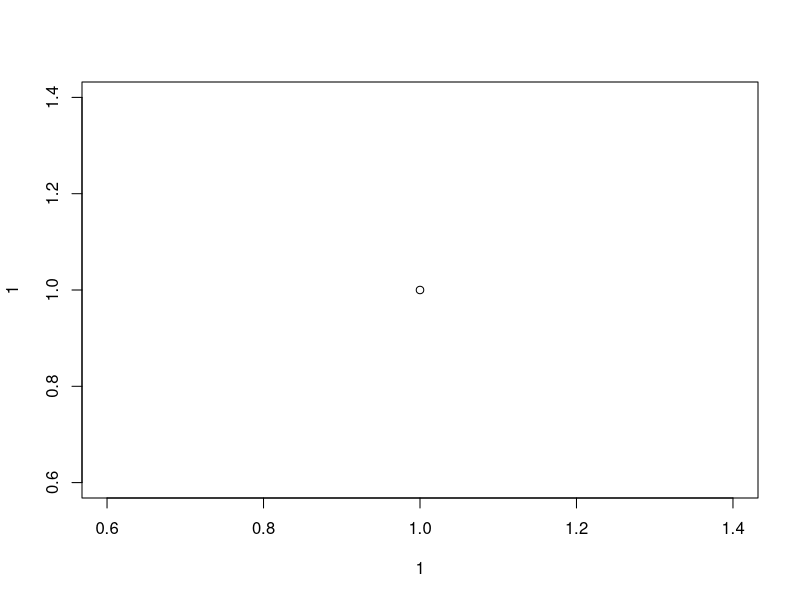
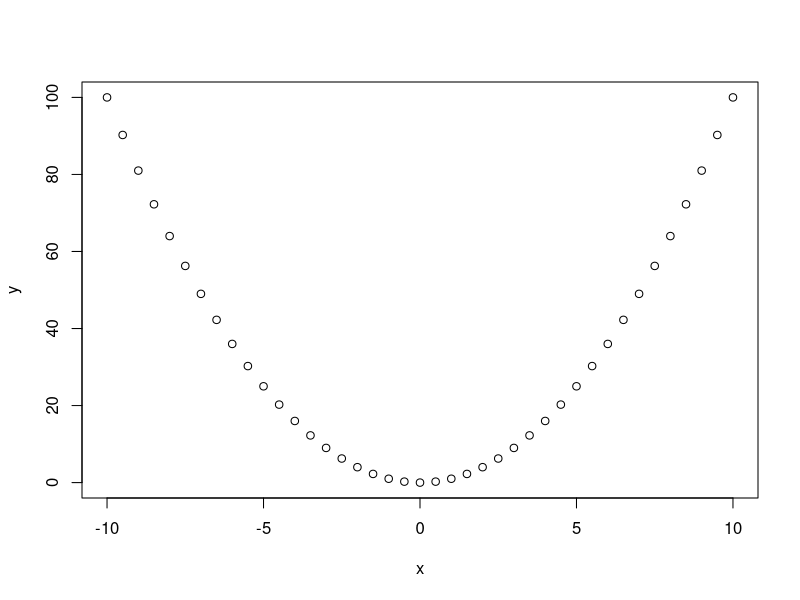
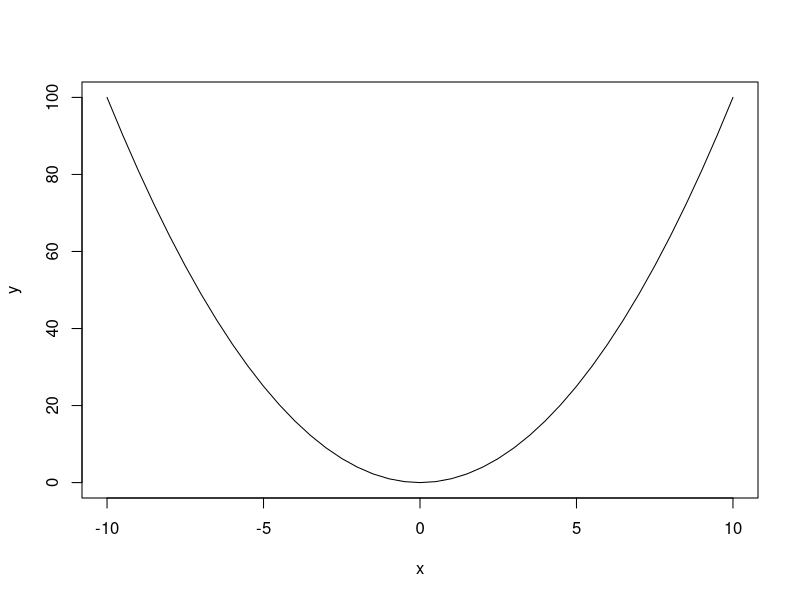
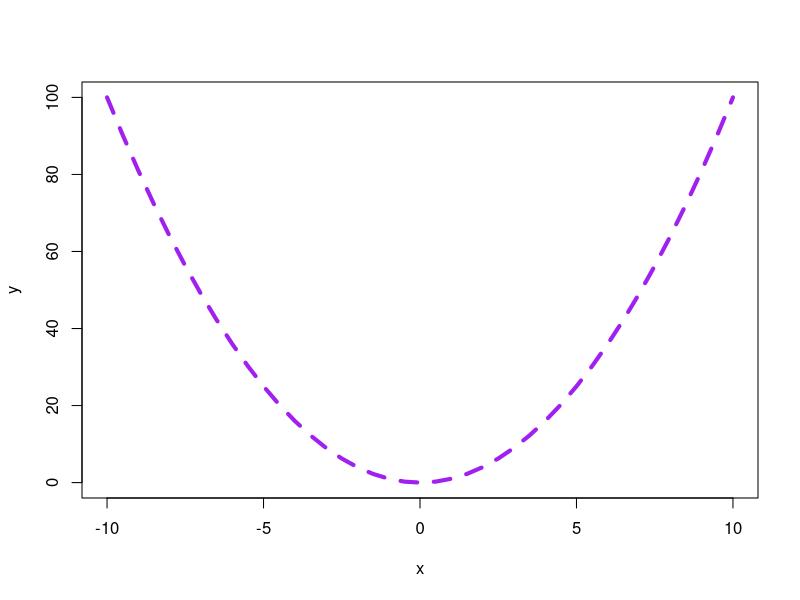
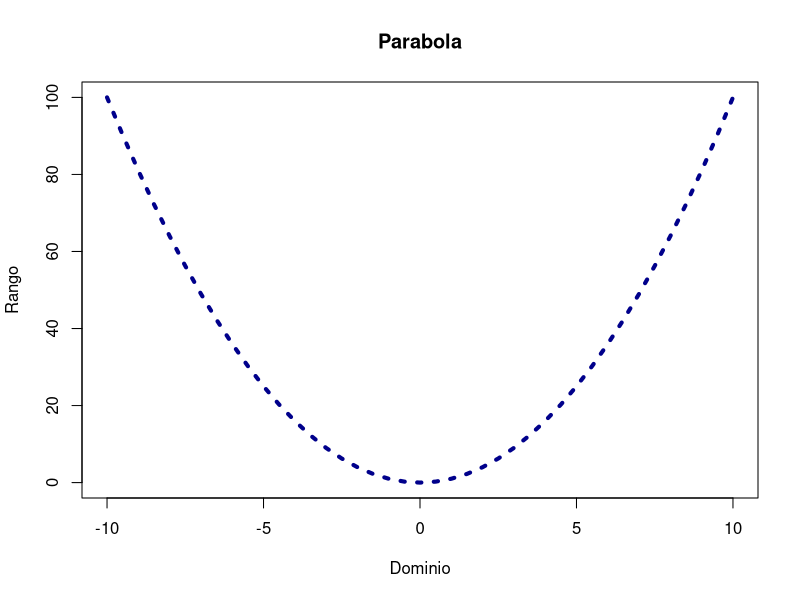
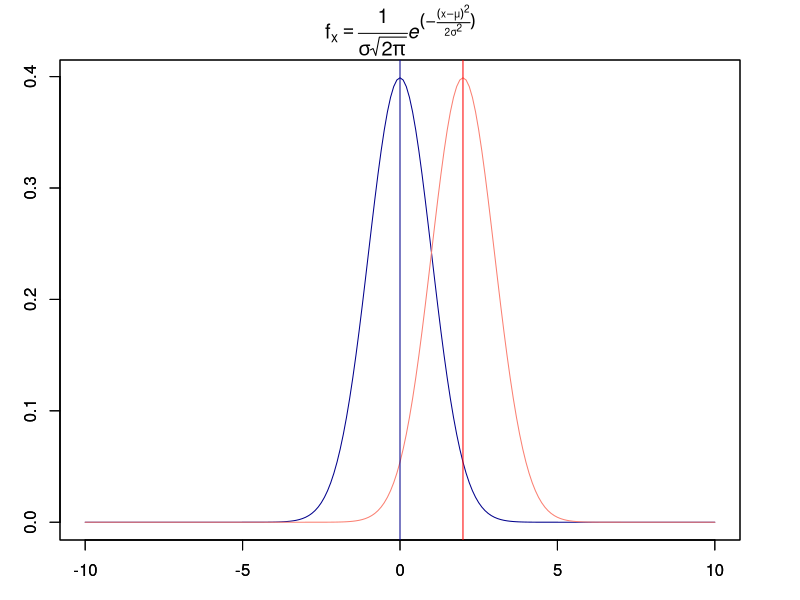

Generate these figures, in order, with R:
## ---- chunk 1
10:1
5:10
## ---- chunk 2
  c(1, 10, 20)
  1:5
  example("mean")
## ---- chunk 3
plot(1, 1)
## ---- chunk 4
x <- seq(-10, 10, by = 0.5)
y <- x ^ 2
plot(x, y)
## ---- chunk 5
x <- seq(-10, 10, by = 0.5)
y <- x ^ 2
plot(x, y, type = "l")
## ---- chunk 6
x <- seq(-10, 10, by = 0.5)
y <- x ^ 2
plot(x, y, type = "l", lwd = 4, lty = 2, col = "purple")
## ---- chunk 7
x <- seq(-10, 10, by = 0.5)
y <- x ^ 2
plot(x, y, type = "l", lwd = 4, lty = 3, col = "darkblue", 
     main = "Parabola", xlab = "Dominio", ylab = "Rango")
## ---- chunk 8
par(mar= c(3, 3, 3, 3))
sigma <- 1
mu <- 0
x <- seq(-10, 10, by = 0.1)
y <- 1 / (sigma * sqrt(2 * pi)) * exp(- (x - mu) ^ 2 /(2 * sigma ^2))
plot(x, y, type = "l", lwd = 1, lty = 1, col = "darkblue", 
     main = "", xlab = "", ylab = "")
par(new = TRUE)
mu <- 2
y1 <- 1 / (sigma * sqrt(2 * pi)) * exp(- (x - mu) ^ 2 /(2 * sigma ^2))
plot(x, y1, type = "l", lwd = 1, lty = 1, col = "salmon",  xlab = "Dominio", 
     ylab = expression(f[x]), 
     main = expression(
       f[x] == frac(1, sigma*sqrt(2*pi)) * italic(e)^(-frac((x - mu)^2,2*sigma^2))
     )
     )
abline(v = c(0, 2), col = c("darkblue", "red"))

